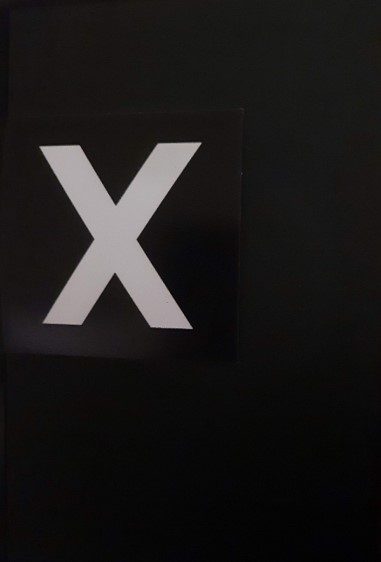
#> input picture imageRecognition/mdp_labels/x.jpg, 381 x 562 px, found by its file name
$ python imgrec.py   (Python 2 division)
#> lines starting #> are read from the running program, lines starting #| are printed output that depends on the picture
import cv2
import numpy as np
import os
# from picamera import PiCamera
# from picamera.array import PiRGBArray
import time

# All the 6 methods for comparison in a list
# methods = ['cv2.TM_CCOEFF','cv2.TM_CCOEFF_NORMED', 'cv2.TM_CCORR','cv2.TM_CCORR_NORMED', 'cv2.TM_SQDIFF', 'cv2.TM_SQDIFF_NORMED']

#REUSABLE FUNCTIONS
def is_similar(image1, image2):
    return image1.shape == image2.shape and not(np.bitwise_xor(image1,image2).any())

def get_key(thisDict,val):
    for key, value in thisDict.items():
        if (type(val) == str):
            if (val == value):
                return key
        elif is_similar(val, value):
             return key

    return "key doesn't exist"


#INPUT IMAGE
# image = cv2.imread('/home/pi/MDP27-RPi/imageRecognition/mdp_labels/x.jpg')
# print("this is ", os.listdir("/home/nishka/Desktop/ImgRec/mdp_labels/"))


def image_rec():
    imgID = -1
    image = cv2.imread('/home/nishka/Desktop/MDP27-RPi/imageRecognition/mdp_labels/x.jpg')
#> image is the input picture: shape (562, 381, 3); mean B, G, R 25.3, 25.6, 27.4

    # with PiCamera() as camera:
    #     with PiRGBArray(camera) as stream:
    #         # At this point the image is available as stream.array
    #         image = stream.array


    img = cv2.cvtColor(image, cv2.COLOR_BGR2GRAY)
    img2 = img.copy()


    #READ ALL TEMPLATE IMAGES
    tv = cv2.imread('./mdp_labels/templates/tv.jpg',0)
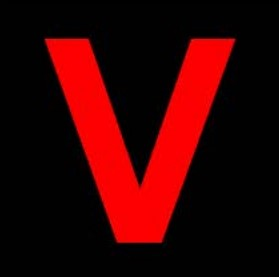
#> input picture imageRecognition/mdp_labels/templates/tv.jpg, 279 x 277 px
#> tv: shape (277, 279); min 0, max 90, mean 17.1
    tw = cv2.imread('./mdp_labels/templates/tw.jpg',0)
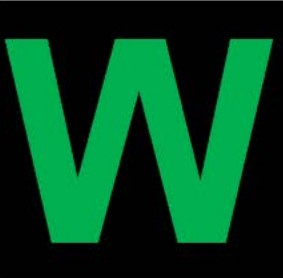
#> input picture imageRecognition/mdp_labels/templates/tw.jpg, 283 x 278 px
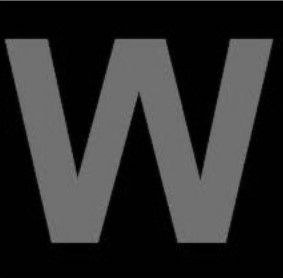
#> tw: shape (278, 283); min 0, max 127, mean 44
    tx = cv2.imread('./mdp_labels/templates/tx.jpg',0)
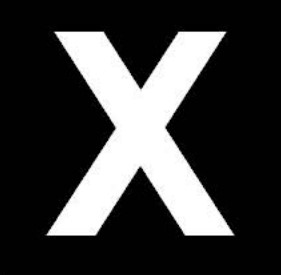
#> input picture imageRecognition/mdp_labels/templates/tx.jpg, 281 x 275 px
#> tx is the input picture: shape (275, 281); min 0, max 255, mean 60.4
    ty =  cv2.imread('./mdp_labels/templates/ty.jpg',0)
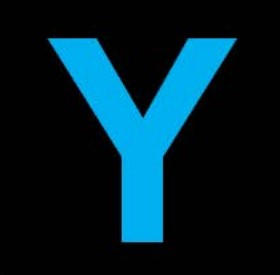
#> input picture imageRecognition/mdp_labels/templates/ty.jpg, 280 x 275 px
#> ty: shape (275, 280); min 0, max 147, mean 24.1
    tz = cv2.imread('./mdp_labels/templates/tz.jpg',0)
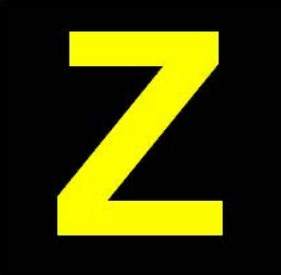
#> input picture imageRecognition/mdp_labels/templates/tz.jpg, 281 x 275 px
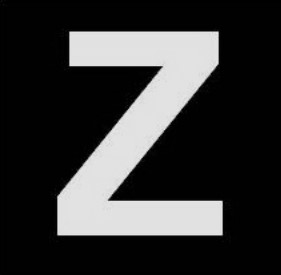
#> tz: shape (275, 281); min 0, max 236, mean 53.7

    t6 = cv2.imread('./mdp_labels/templates/t6.jpg',0)
    t7 = cv2.imread('./mdp_labels/templates/t7.jpg',0)
    t8 = cv2.imread('./mdp_labels/templates/t8.jpg',0)
    t9 = cv2.imread('./mdp_labels/templates/t9.jpg',0)
    t0 = cv2.imread('./mdp_labels/templates/t0.jpg',0)

    tright = cv2.imread('./mdp_labels/templates/tright.jpg',0)
    tleft = cv2.imread('./mdp_labels/templates/tleft.jpg',0)
    tup = cv2.imread('./mdp_labels/templates/tup.jpg',0)
    tdown = cv2.imread('./mdp_labels/templates/tdown.jpg',0)
    tgo = cv2.imread('./mdp_labels/templates/tgo.jpg',0)


    tdict = {
        0 : [tleft, t8, tv],  #red
        1 : [tdown, t6, ty],  #blue
        2 : [tgo, t7, tw],    #green
        3 : [tright, t0, tz], #yellow
        4 : [tup, t9, tx]     #white
    }

    namedict = {
        'up' : tup, 'down' : tdown, 'right' : tright, 'left' : tleft, 'go' : tgo, '6' : t6,
        '7' : t7, '8' : t8, '9' : t9, '0' : t0, 'v' : tv, 'w' : tw, 'x' : tx, 'y' : ty, 'z' : tz
    }

    iddict = { 1 : 'up',2 : 'down', 3 : 'right', 4 : 'left', 5 : 'go', 6 : '6', 7 : '7',
        8 : '8', 9 : '9', 10 : '0', 11 : 'v', 12 : 'w', 13 : 'x', 14 : 'y', 15 : 'z'}


    #LOWER AND UPPER HSV BOUNDARIES
    boundaries = [
        [[(0,120,70), (10,255,255)], [(170,120,70), (180,255,255)]], #red
        [[(100,180,80), (110,245,180)], [(100,180,80), (110,245,180)]], #blue
        [[(70,165, 60), (90,220,130)], [(70,165, 60), (90,220,130)]], #green
        [[(20, 130, 150), (30, 190, 190)], [(20, 130, 150), (30, 190, 190)]], #yellow
        [[(0, 0, 90), (15, 40, 190)], [(160, 0, 90), (180, 40, 190)]], #white
    ]

    #COLOUR DETECTION + #THE 3 POSSIBLE TEMPLATES
    hsvImg = cv2.cvtColor(image, cv2.COLOR_BGR2HSV)
#> hsvImg: shape (562, 381, 3); mean H, S, V 46.4, 30.7, 27.5

    # cv2.imshow("image", image)
    # # cv2.setMouseCallback("imageWindow1",onMouse, 0)
    # cv2.waitKey(0)
    # cv2.destroyAllWindows()

    templateList = []
    index = 0

    # loop over the colours
    for curColour in boundaries:
        # create NumPy arrays for LOWER boundaries
        lowerl = np.array(curColour[0][0], dtype = "uint8")
        upperl= np.array(curColour[0][1], dtype = "uint8")
        # find the colors within the specified boundaries and apply the mask
        maskl = cv2.inRange(hsvImg, lowerl, upperl)

        # do the same for UPPER boundaries
        loweru = np.array(curColour[1][0], dtype = "uint8")
        upperu= np.array(curColour[1][1], dtype = "uint8")
        masku = cv2.inRange(hsvImg, loweru, upperu)

        mask = maskl + masku
        # print"non zero elements are    " , np.count_nonzero(mask)

        if (np.count_nonzero(mask) > 4000):    #can be used to pick templates

            # [4 lines of commented-out code are left out]

            templateList.append(tdict[index][0])
            templateList.append(tdict[index][1])
            templateList.append(tdict[index][2])

        index += 1
#> after the loop, index = 5; templateList = 3 items


    #TEMPLATE MATCHING
    img = img2.copy()
    method = eval('cv2.TM_SQDIFF')

    chosenTem = []
    minTem = 90000000000
    top_left = 'lala'
    for template in templateList:
        w, h = template.shape[::-1]
        # Apply template Matching
        res = cv2.matchTemplate(img,template,method)
        min_val, max_val, min_loc, max_loc = cv2.minMaxLoc(res)

        if min_val < minTem:
            minTem = min_val
            chosenTem = template
            # If the method is TM_SQDIFF or TM_SQDIFF_NORMED, take minimum
            if method in [cv2.TM_SQDIFF, cv2.TM_SQDIFF_NORMED]:
                top_left = min_loc
            else:
                top_left = max_loc
            bottom_right = (top_left[0] + w-10, top_left[1] + h-10)
#> this loop made 1 pass
#> template on pass 1: None
#> after the loop, chosenTem = []; minTem = 90000000000; top_left = 'lala'

    if (top_left != 'lala'):
        #print("this is", chosenTem)
        name = get_key(namedict, chosenTem)
        text = "Image ID " + str(get_key(iddict, name)) + ": " + name
        cv2.putText(image,text, (top_left[0], top_left[1]-5), cv2.FONT_HERSHEY_SIMPLEX, 0.7,(255,0,0),2,cv2.LINE_AA)
        cv2.rectangle(image,top_left, bottom_right, 255, 2)
        #cv2.imshow('Output Image', image)

        ts = time.time()
        oName = str(int(ts)) + ".jpg"
        cv2.imwrite(oName, image)
        #cv2.waitKey(0)
        #cv2.destroyAllWindows()

        imgID = str(get_key(iddict, name))
        print "ID is: ", imgID

    return imgID

#> (the run stopped early here; a loop or call above may not have finished)
